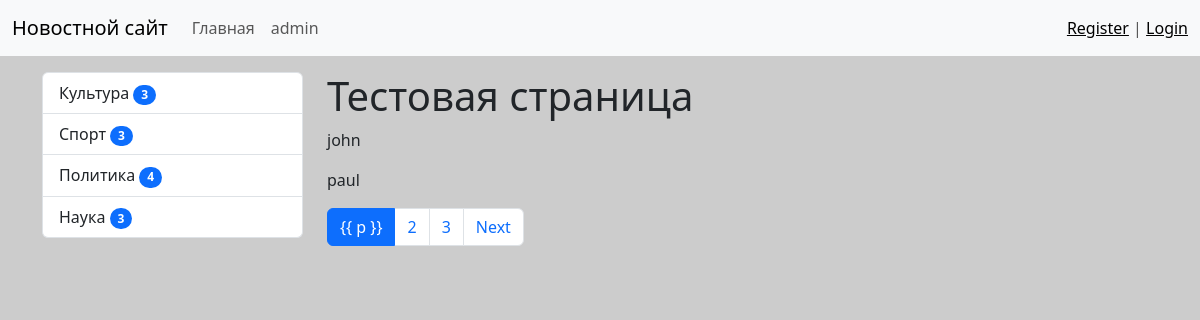
Page /test/ on the committed database.
### news/models.py (models this page shows, shortened)
class Category(models.Model):
    title = models.CharField(max_length=150, db_index=True, verbose_name='Наименование категории')
    class Meta:
        verbose_name = 'Категория'
        verbose_name_plural = 'Категории'
        ordering = ['title']
    def get_absolute_url(self):
        return reverse('category', kwargs={'category_id': self.pk})

### news/views.py (the view)
# urls.py: path('test/', test, name='test'),
def test(request):
    objects = ["john", "paul", "george", "ringo", "joh1221n", "pa1221ul", "geor1221ge",
               "ri12212ngo", "last9"]
    paginator = Paginator(objects, 2)
    page_num = request.GET.get('page', 1)
    page_objects = paginator.get_page(page_num)
    return render(request, 'news/test.html', {'page_obj': page_objects})

### news/templatetags/news_tags.py (called while the page is built)
@register.inclusion_tag('news/list_categories.html')
def show_categories(arg1='Hello', arg2='world'):
    categories = Category.objects.annotate(cnt=Count('news', filter=F('news__is_published'))).filter(cnt__gt=0)
    return {"categories": categories, 'arg1': arg1, 'arg2': arg2}

### news/templates/news/test.html (shortened to what this page needs)
{% extends 'base.html' %}
{% block sidebar %}
{% include 'inc/_sidebar.html' %}
{% endblock %}
{% block content %}
<h1>Тестовая страница</h1>
{% for name in page_obj.object_list %}
<p>{{ name }}</p>
{% endfor %}
{% endblock %}

### news/templates/news/list_categories.html
<div class="list-group">
    {% for cat in categories %}
    <a href="{{ cat.get_absolute_url }}" class="list-group-item list-group-item-action">{{ cat.title }}
    <span class="badge text-bg-primary rounded-pill">{{ cat.cnt }}</span></a>
    {% endfor %}
</div>

### mysite/static/css/style.css (style rules this page uses)
body { background-color: #ccc; }

### rows in the picture
Category: title "Культура", cnt "3"
Category: title "Спорт", cnt "3"
Category: title "Политика", cnt "4"
Category: title "Наука", cnt "3"

### other values in the picture
{{ name }} "john" "paul"
{{ p }} "2" "3"
